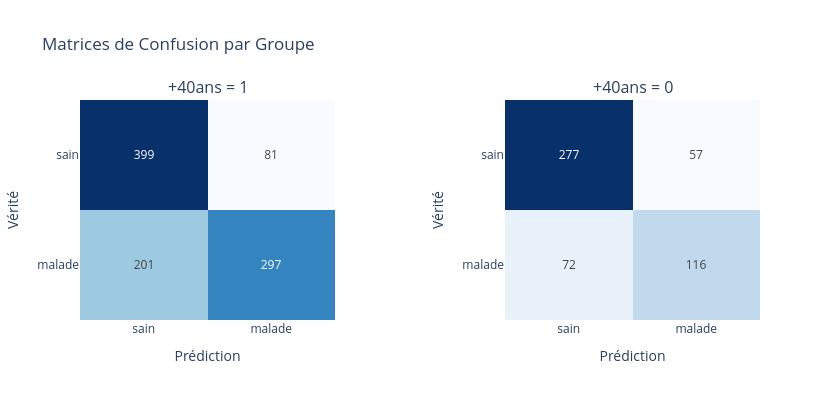

Here is the notebook cell this chart was saved with:
### Markdown cell above
L'erreur à globalement baissé, et meme un peu plusequilibré. La difference de performence est un peu moins grande

### Code cell
plot_confusion_matrices_side_by_side(
    df=rw_pred,
    group_column='+40ans',
    labels=["sain", "malade"],
)

### Figure 1 — Plotly figure (JSON) as saved in the notebook; plotly's stock layout.template omitted (floating-point values rounded to 4 significant figures)
{"data": [{"colorscale": [[0, "rgb(247,251,255)"], [0.125, "rgb(222,235,247)"], [0.25, "rgb(198,219,239)"], [0.375, "rgb(158,202,225)"], [0.5, "rgb(107,174,214)"], [0.625, "rgb(66,146,198)"], [0.75, "rgb(33,113,181)"], [0.875, "rgb(8,81,156)"], [1, "rgb(8,48,107)"]], "hoverinfo": "z", "showscale": false, "text": [["399", "81"], ["201", "297"]], "texttemplate": "%{text}", "type": "heatmap", "x": ["sain", "malade"], "xaxis": "x", "y": ["sain", "malade"], "yaxis": "y", "z": [[399, 81], [201, 297]], "zmin": 0}, {"colorscale": [[0, "rgb(247,251,255)"], [0.125, "rgb(222,235,247)"], [0.25, "rgb(198,219,239)"], [0.375, "rgb(158,202,225)"], [0.5, "rgb(107,174,214)"], [0.625, "rgb(66,146,198)"], [0.75, "rgb(33,113,181)"], [0.875, "rgb(8,81,156)"], [1, "rgb(8,48,107)"]], "hoverinfo": "z", "showscale": false, "text": [["277", "57"], ["72", "116"]], "texttemplate": "%{text}", "type": "heatmap", "x": ["sain", "malade"], "xaxis": "x2", "y": ["sain", "malade"], "yaxis": "y2", "z": [[277, 57], [72, 116]], "zmin": 0}], "layout": {"annotations": [{"font": {"size": 16}, "showarrow": false, "text": "+40ans = 1", "x": 0.1875, "xanchor": "center", "xref": "paper", "y": 1, "yanchor": "bottom", "yref": "paper"}, {"font": {"size": 16}, "showarrow": false, "text": "+40ans = 0", "x": 0.8125, "xanchor": "center", "xref": "paper", "y": 1, "yanchor": "bottom", "yref": "paper"}], "height": 400, "title": {"text": "Matrices de Confusion par Groupe"}, "width": 840, "xaxis": {"anchor": "y", "domain": [0, 0.375], "title": {"text": "Prédiction"}}, "xaxis2": {"anchor": "y2", "domain": [0.625, 1], "title": {"text": "Prédiction"}}, "yaxis": {"anchor": "x", "autorange": "reversed", "domain": [0, 1], "title": {"text": "Vérité"}}, "yaxis2": {"anchor": "x2", "autorange": "reversed", "domain": [0, 1], "title": {"text": "Vérité"}}}}
